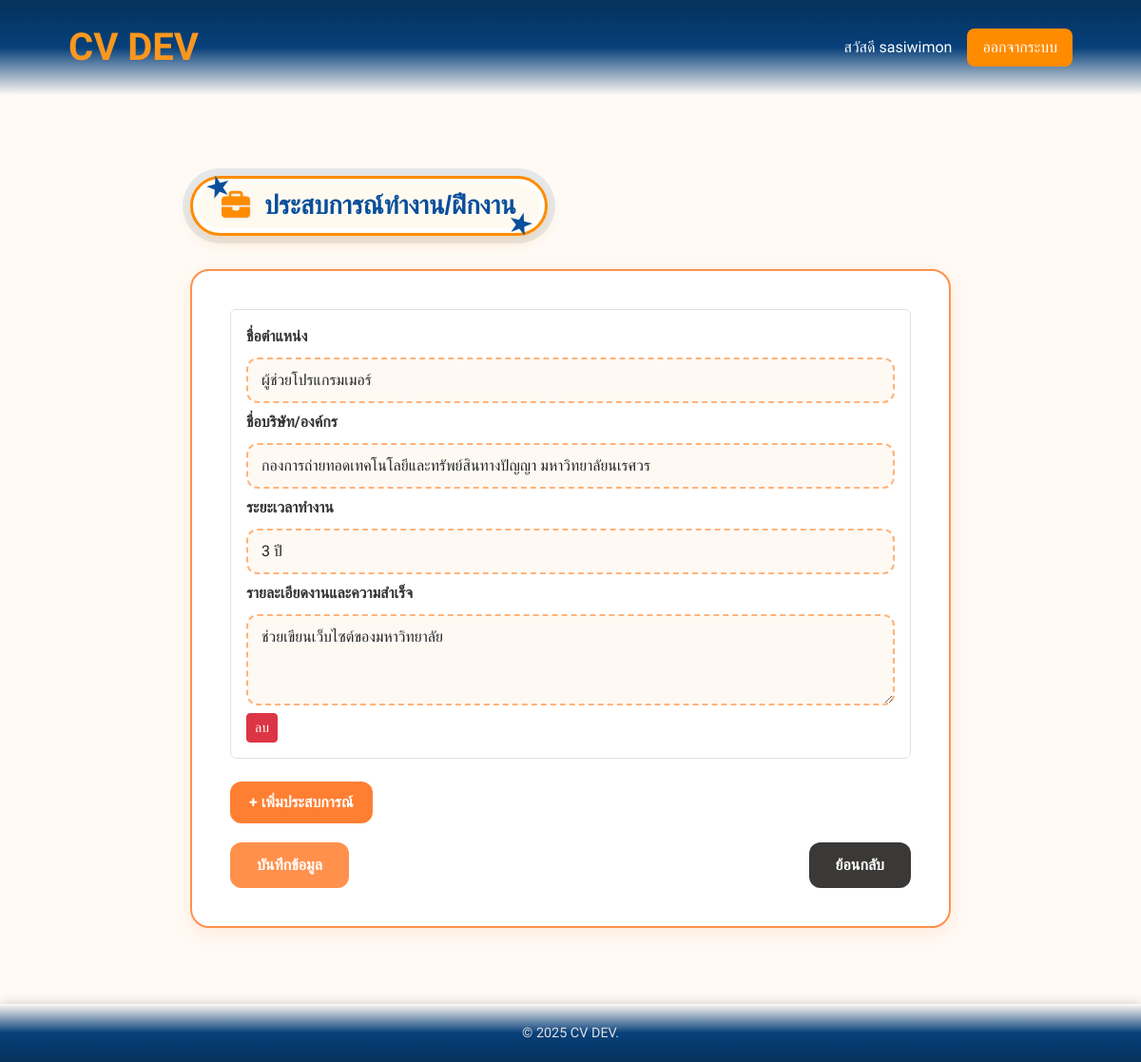
Screenshot of /experience.php (signed in) with the database file from the repository.
### tables this page shows
CREATE TABLE IF NOT EXISTS `experience_info` (
  `id` int NOT NULL AUTO_INCREMENT,
  `user_id` int NOT NULL,
  `position` varchar(255) DEFAULT NULL,
  `company` varchar(255) DEFAULT NULL,
  `duration` varchar(255) DEFAULT NULL,
  `description` text,
  `created_at` timestamp NULL DEFAULT CURRENT_TIMESTAMP,
  `updated_at` timestamp NULL DEFAULT CURRENT_TIMESTAMP ON UPDATE CURRENT_TIMESTAMP,
  PRIMARY KEY (`id`),
  KEY `fk_experience_user` (`user_id`),
  CONSTRAINT `fk_experience_user` FOREIGN KEY (`user_id`) REFERENCES `users` (`id`) ON DELETE CASCADE
);

### experience.php (the view, shortened to what this page needs)
<?php
require_once('config.php');
$user_id = $_SESSION['user_id'];
$stmt = $conn->prepare("SELECT * FROM experience_info WHERE user_id = ?");
$stmt->execute([$user_id]);
$experiences = $stmt->fetchAll(PDO::FETCH_ASSOC);
?>
<!DOCTYPE html>
<html lang="th">
<head>
  <link href="https://cdn.jsdelivr.net/npm/bootstrap@5.3.0/dist/css/bootstrap.min.css" rel="stylesheet">
  <link rel="stylesheet" href="https://cdnjs.cloudflare.com/ajax/libs/font-awesome/6.5.2/css/all.min.css">
  <link href="style/experience.css" rel="stylesheet">
</head>
<body>
<?php
include('ic/navbar.php');
?>
<div class="experience-container">
    <h2 class="section-title-box">
        <i class="fa-solid fa-briefcase section-icon"></i>
        ประสบการณ์ทำงาน/ฝึกงาน
    </h2>
    <form method="post" class="experience-form" id="experienceForm">
        <div id="experience-wrapper">
            <?php if (!empty($experiences)): ?>
                <?php foreach ($experiences as $exp): ?>
                    <div class="experience-item mb-4 p-3 border rounded">
                        <div class="mb-2">
                            <label class="form-label">ชื่อตำแหน่ง</label>
                            <input type="text" name="position[]" class="form-control" value="<?= htmlspecialchars($exp['position']) ?>">
                        </div>
                        <div class="mb-2">
                            <label class="form-label">ชื่อบริษัท/องค์กร</label>
                            <input type="text" name="company[]" class="form-control" value="<?= htmlspecialchars($exp['company']) ?>">
                        </div>
                        <div class="mb-2">
                            <label class="form-label">ระยะเวลาทำงาน</label>
                            <input type="text" name="duration[]" class="form-control" value="<?= htmlspecialchars($exp['duration']) ?>">
                        </div>
                        <div class="mb-2">
                            <label class="form-label">รายละเอียดงานและความสำเร็จ</label>
                            <textarea name="description[]" class="form-control" rows="3"><?= htmlspecialchars($exp['description']) ?></textarea>
                        </div>
                        <button type="button" class="btn btn-danger btn-sm remove-exp">ลบ</button>
                    </div>
                <?php endforeach; ?>
            <?php endif; ?>
        </div>
        <button type="button" id="addExperience" class="btn-add">+ เพิ่มประสบการณ์</button>
        <div class="d-flex justify-content-between">
            <button type="submit" class="btn btn-primary btn-save">บันทึกข้อมูล</button>
            <a href="fill_out.php" class="btn btn-secondary btn-back">ย้อนกลับ</a>
        </div>
    </form>
</div>
<?php
include('ic/footer.php');
?>
</body>
</html>

### style/experience.css (style rules this page uses)
body { font-family: 'Prompt', sans-serif; background-color: #fffaf5; color: #333; margin: 0; padding: 0; min-height: 100vh; display: flex; flex-direction: column; }
.experience-container { max-width: 800px; margin: 40px auto; }
.experience-form { background: #fff; border-radius: 20px; border: 2px solid #ff914d; box-shadow: 0 6px 20px rgba(255, 145, 77, 0.15); padding: 40px; }
.experience-form label { font-weight: 600; color: #333; margin-bottom: 10px; }
.experience-form .form-control { border: 2px dashed #ffb37a; border-radius: 12px; padding: 10px 14px; background-color: #fff9f3; transition: all 0.3s ease; }
.btn-add { background-color: #ff7f32; border: none; border-radius: 12px; padding: 10px 20px; font-weight: 600; color: #fff; transition: all 0.3s ease; }
.btn-save { background-color: #ff914d; border: none; border-radius: 12px; padding: 12px 28px; font-weight: 600; color: #fff; transition: all 0.3s ease; }
.btn-back { background-color: #3b3937; border: none; border-radius: 12px; padding: 12px 28px; font-weight: 600; color: #fff; transition: all 0.3s ease; }
.d-flex.justify-content-between { margin-top: 20px; }
.section-title-box { font-size: 1.7em; font-weight: 800; text-align: center; color: #094f9b; font-family: 'Arial Rounded MT Bold', 'Arial', sans-serif; display: inline-flex; align-items: center; padding: 12px 30px; margin: 45px auto 35px auto; background-color: #fffaf0; border: 3px solid #ff8c00; border-radius: 50px; box-shadow: 0 6px 15px rgba(255, 140, 0, 0.2), 0 0 0 5px #ffffff inset, 0 0 0 8px rgba(9, 79, 155, 0.1); position: relative; transition: all 0.3s ease-out; }
.section-title-box .section-icon { font-size: 1.1em; color: #ff8c00; margin-right: 15px; text-shadow: 1px 1px 2px rgba(0, 0, 0, 0.1); }
.section-title-box::before, .section-title-box::after { content: '★'; position: absolute; color: #094f9b; font-size: 1em; font-weight: bold; line-height: 1; }
.section-title-box::before { top: -5px; left: 15px; transform: rotate(-15deg); }
.section-title-box::after { bottom: -5px; right: 15px; transform: rotate(15deg); }

### rows the page displays
experience_info: position "ผู้ช่วยโปรแกรมเมอร์", company "กองการถ่ายทอดเทคโนโลยีและทรัพย์สินทางปัญญา มหาวิทยาลัยนเรศวร", duration "3 ปี", description "ช่วยเขียนเว็บไซต์ของมหาวิทยาลัย"

### other values shown
$username "sasiwimon"
